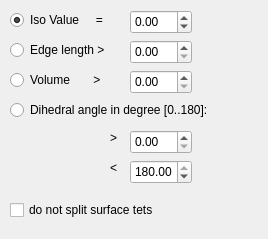
<?xml version="1.0" encoding="UTF-8"?>
<ui version="4.0">
 <class>RefineCleaverMesh</class>
 <widget class="QDialog" name="RefineCleaverMesh">
  <property name="geometry">
   <rect>
    <x>0</x>
    <y>0</y>
    <width>268</width>
    <height>239</height>
   </rect>
  </property>
  <property name="minimumSize">
   <size>
    <width>268</width>
    <height>239</height>
   </size>
  </property>
  <property name="windowTitle">
   <string>Dialog</string>
  </property>
  <widget class="QDoubleSpinBox" name="IsoValue_">
   <property name="geometry">
    <rect>
     <x>130</x>
     <y>10</y>
     <width>62</width>
     <height>24</height>
    </rect>
   </property>
   <property name="minimum">
    <double>-2147483647</double>
   </property>
   <property name="maximum">
    <double>2147483647</double>
   </property>
   <property name="value">
      <double>0.0</double>
   </property>
  </widget>
  <widget class="QDoubleSpinBox" name="EdgeLength_">
   <property name="geometry">
    <rect>
     <x>130</x>
     <y>40</y>
     <width>62</width>
     <height>24</height>
    </rect>
   </property>
    <property name="minimum">
    <double>0</double>
   </property>
   <property name="maximum">
    <double>2147483647</double>
   </property>
   <property name="value">
    <double>0.0</double>
   </property>
  </widget>
  <widget class="QCheckBox" name="DoNoSplitSurfaceTets_">
   <property name="geometry">
    <rect>
     <x>10</x>
     <y>200</y>
     <width>171</width>
     <height>20</height>
    </rect>
   </property>
   <property name="text">
    <string>do not split surface tets</string>
   </property>
  </widget>
  <widget class="QDoubleSpinBox" name="Volume_">
   <property name="geometry">
    <rect>
     <x>130</x>
     <y>70</y>
     <width>62</width>
     <height>24</height>
    </rect>
   </property>
    <property name="minimum">
    <double>0</double>
   </property>
   <property name="maximum">
    <double>2147483647</double>
   </property>
   <property name="value">
    <double>0.0</double>
   </property>
  </widget>
  <widget class="QDoubleSpinBox" name="DihedralAngleBigger_">
   <property name="geometry">
    <rect>
     <x>130</x>
     <y>130</y>
     <width>62</width>
     <height>24</height>
    </rect>
   </property>
   <property name="minimum">
    <double>0.000000000000000</double>
   </property>
   <property name="maximum">
    <double>180.000000000000000</double>
   </property>
   <property name="value">
    <double>0.0</double>
   </property>
  </widget>
  <widget class="QLabel" name="label_5">
   <property name="geometry">
    <rect>
     <x>110</x>
     <y>130</y>
     <width>16</width>
     <height>16</height>
    </rect>
   </property>
   <property name="text">
    <string>&gt;</string>
   </property>
  </widget>
  <widget class="QLabel" name="label_6">
   <property name="geometry">
    <rect>
     <x>110</x>
     <y>160</y>
     <width>16</width>
     <height>16</height>
    </rect>
   </property>
   <property name="text">
    <string>&lt;</string>
   </property>
  </widget>
  <widget class="QDoubleSpinBox" name="DihedralAngleSmaller_">
   <property name="geometry">
    <rect>
     <x>130</x>
     <y>160</y>
     <width>62</width>
     <height>24</height>
    </rect>
   </property>
   <property name="minimum">
    <double>0.000000000000000</double>
   </property>
   <property name="maximum">
    <double>180.000000000000000</double>
   </property>
   <property name="value">
    <double>180.0</double>
   </property>
  </widget>
  <widget class="QRadioButton" name="IsoValueRadioButton_">
   <property name="geometry">
    <rect>
     <x>10</x>
     <y>10</y>
     <width>121</width>
     <height>20</height>
    </rect>
   </property>
   <property name="text">
    <string>Iso Value     =</string>
   </property>
   <property name="checked">
    <bool>true</bool>
   </property>
  </widget>
  <widget class="QRadioButton" name="EdgeLengthRadioButton_">
   <property name="geometry">
    <rect>
     <x>10</x>
     <y>40</y>
     <width>111</width>
     <height>20</height>
    </rect>
   </property>
   <property name="text">
    <string>Edge length &gt;</string>
   </property>
  </widget>
  <widget class="QRadioButton" name="VolumeRadioButton_">
   <property name="geometry">
    <rect>
     <x>10</x>
     <y>70</y>
     <width>121</width>
     <height>20</height>
    </rect>
   </property>
   <property name="text">
    <string>Volume       &gt;</string>
   </property>
  </widget>
  <widget class="QRadioButton" name="DihedralAngleRadioButton_">
   <property name="geometry">
    <rect>
     <x>10</x>
     <y>100</y>
     <width>241</width>
     <height>20</height>
    </rect>
   </property>
   <property name="text">
    <string>Dihedral angle in degree [0..180]:</string>
   </property>
  </widget>
 </widget>
 <resources/>
 <connections/>
</ui>
